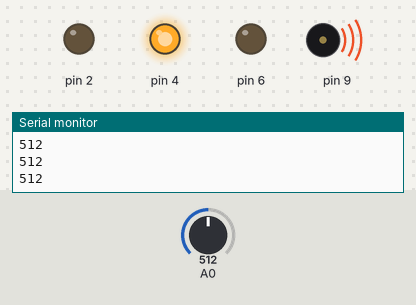
This sketch was run on a simulated Arduino Uno, built with avr-gcc and run on an emulated ATmega328P. On the bench: output pins drawn as LEDs (lit = HIGH), buzzer (waves = sounding), the last lines printed to the serial monitor. The inputs (shaded band) are chosen by the test bench; at power-on: A0 = 512.

Above: at 1.2 s.
1.3 s: A0 set to 488
At 2.5 s:
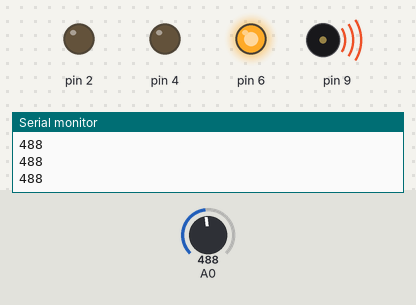
2.9 s: A0 set to 122
At 3.22 s:
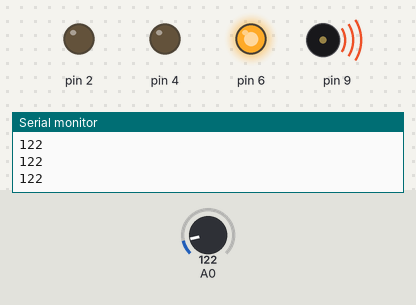
5.9 s: A0 set to 660
At 6.9 s:
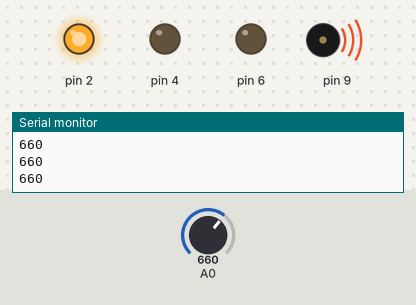
7.5 s: A0 set to 640
At 8.5 s:
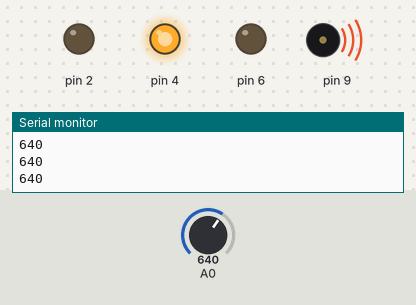
9.1 s: A0 set to 716
At 10.0 s:
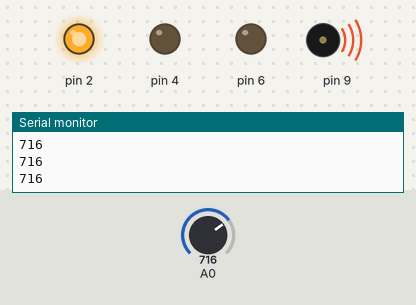
Timing chart, 0 to 11.7 s (numbered marks = the images above; inputs shaded):
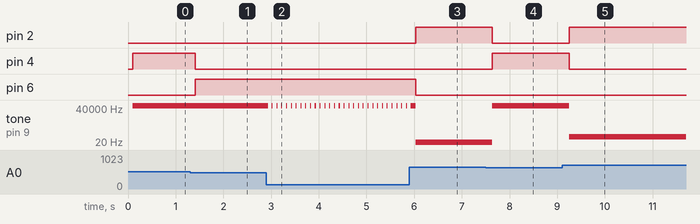

The sketch:

RGB_photoresistor_mega.ino
```cpp
void setup() {
  // put your setup code here, to run once:
  Serial.begin(9600);
  pinMode(2, OUTPUT);
  pinMode(4, OUTPUT);
  pinMode(6, OUTPUT);
  pinMode(9, OUTPUT);

}

void loop() {
  // put your main code here, to run repeatedly:
  int sensorValue = analogRead(A0);
  int value = analogRead(A0) - 650;

  Serial.println(sensorValue);
  delay(100);

  if (sensorValue > 650) {
      digitalWrite(2, HIGH);
      digitalWrite(4, LOW);
      digitalWrite(6, LOW);
    } else if (sensorValue > 500) {
      digitalWrite(2, LOW);
      digitalWrite(4, HIGH);
      digitalWrite(6, LOW);
    } else {
      digitalWrite(2, LOW);
      digitalWrite(4, LOW);
      digitalWrite(6, HIGH);
  }
  tone(9, value, analogRead(A0) - 100);
}
```

Measured:
- the behaviour switches between 501 and 500 on A0 (found by bisection; images 0 and 1)
- after the input at 1.3 s, pin 4: HIGH → LOW after 0.11 s; pin 6: LOW → HIGH after 0.11 s; tone on pin 9: 65398 Hz → 65374 Hz after 0.11 s
- after the input at 2.9 s, tone on pin 9: alternates 65008 Hz for 0.02 s and silent for 0.08 s, starting at once
- after the input at 5.9 s, pin 2: LOW → HIGH after 0.13 s; pin 6: HIGH → LOW after 0.13 s
- after the input at 7.5 s, pin 2: HIGH → LOW after 0.14 s; pin 4: LOW → HIGH after 0.14 s; tone on pin 9: 10 Hz → 65526 Hz after 0.14 s
- after the input at 9.1 s, pin 2: LOW → HIGH after 0.15 s; pin 4: HIGH → LOW after 0.15 s; tone on pin 9: 65526 Hz → 66 Hz after 0.15 s
